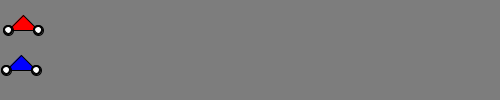
Frame 1 (no input)
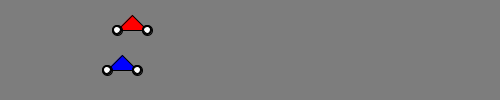
Frame 60 (the mouse pressed at the canvas centre just before this capture)
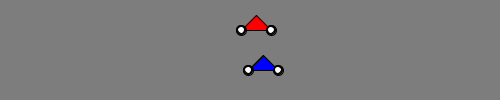
Frame 120 (the mouse held since frame 60 and released just before this capture)

The Processing sketch that drew these frames (run headless with seeded random() and noise(); from frame 60 on, the mouse is pressed at the canvas centre):

// Processing sketch: Motorbike_sketch
// ── Motorbike_sketch.pde
Motorbike bike1; //declared refernece to motorbike object
//the reference name is bike1
Motorbike bike2;

void setup(){
  size(500,100); // width, height
  bike1 = new Motorbike(30, RED);
  //will create a motorbike object 
  bike2 = new Motorbike(70, BLUE);

}
void draw() {
  background(125);

bike1.update();

  bike2.update();
  if(bike1.finished())
  println("bike1 is the winner!");
  else
  println("Bike 2 is the winner!");
  
  
}

// ── motorbike.pde
final color RED = color(255,0,0); //colour red //final means it cant be chnaged once its been assigned - constant
final color BLUE = color(0,0,255); //colour blue

class Motorbike //class name must always be uppercase
{
  //instance variables
  //data
  //fields
  //properties
  //attributes
 int x = 5;  //members
 int y; //default value for int is 0
 int speed=2;
 int size=30;
 color colour;
 
 
//constructors are places after variables and befre methods
// default contructor - no args constructor - given by java
//motorbike()
//{
//}
// multiple contructors = contrcutor overloading = polymorphism

Motorbike(int y, color col) //signature: int, int
{
 this.y =y;
 this.colour = col;
}

Motorbike(int y) //signature:int
{
  this.y = y;
}

//methods, procedures an object of this type can perform
 void render()  //draws motorbike
 {
   float wheelHeight = size/3;
   fill(colour);
   triangle(x,y,x+size,y,x+size/2,y-size/2);  //built-in triangle routine
   drawWheel(x,y,wheelHeight);
   drawWheel(x+size,y,wheelHeight);
 }
 void move()
 {
  speed =(int)random(5);
  x = x +speed;// x+=speed
 }
 
 void update()
 {
 move();
 render();
 }
 
 
 void drawWheel(int x,int y,float size)
 {
    float inner = size*2/3;
    fill(0);
    ellipse(x,y,size,size);
    fill(255);
    ellipse(x,y,inner,inner);
 }
 
 boolean finished() // use this inside draw, to check if bike has finished
 {
    return x>(width-10); //screen width
 }

} //end of class description
